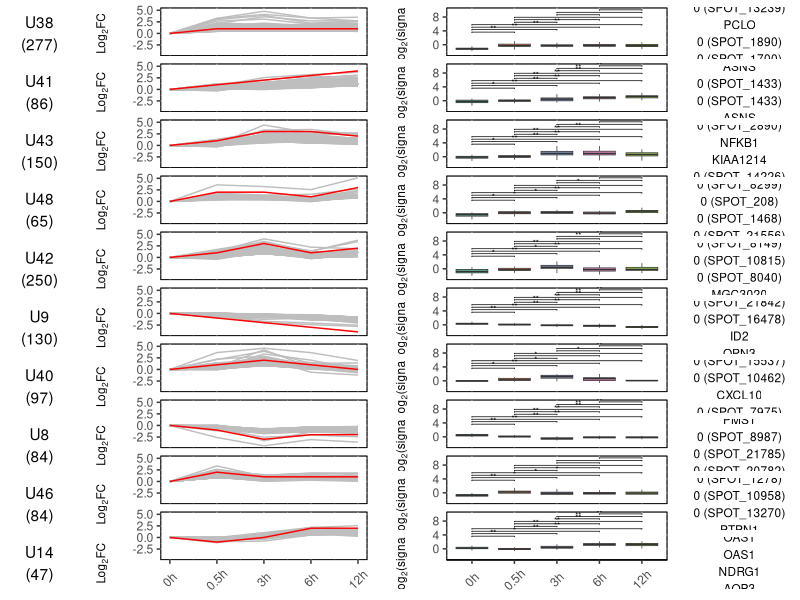

Write the R code that produced this figure.
## ---- chunk 1
knitr::opts_chunk$set(echo = TRUE)
# 设置knitr的全局代码块选项 / Set global chunk options for knitr
## ---- chunk 2
# 加载数据读取包（提供更高效的read_csv等函数）
# Load the data reading package (provides more efficient functions like read_csv)
library(readr)

# 加载数据操作包（提供dplyr语法进行数据清洗和转换）
# Load the data manipulation package (provides dplyr syntax for data cleaning and transformation)
library(dplyr)

# 加载数据可视化包（基于图层语法的绘图系统）
# Load the data visualization package (plotting system based on the grammar of graphics)
library(ggplot2)

# 加载字符串处理包（提供字符串操作函数如str_split、str_detect等）
# Load the string processing package (provides string operation functions like str_split, str_detect, etc.)
library(stringr)

# 加载管道操作符包（提供%>%管道符号简化代码流程）
# Load the pipeline operator package (provides the %>% pipeline symbol to simplify code flow)
library(magrittr)

# 加载函数式编程包（提供map等函数处理迭代任务）
# Load the functional programming package (provides functions like map for handling iterative tasks)
library(purrr)

# 加载数据整理包（提供tidyr语法进行数据重塑和整理）
# Load the data tidying package (provides tidyr syntax for data reshaping and tidying)
library(tidyr)

# 加载数据框包（提供增强的tibble数据框类型）
# Load the data frame package (provides the enhanced tibble data frame type)
library(tibble)

# 加载ggplot扩展包（提供ggplot2的增强功能如多图拼接）
# Load the ggplot extension package (provides enhanced functions for ggplot2 like multi-plot拼接)
library(ggpubr)

# 加载颜色 brewer 包（提供专业配色方案如Set1、Paired等）
# Load the Color Brewer package (provides professional color schemes like Set1, Paired, etc.)
library(RColorBrewer)

# 加载高质量图形渲染包（支持PDF/PNG等格式的抗锯齿图形输出）
# Load the high-quality graphics rendering package (supports anti-aliased graphics output in PDF/PNG formats)
library(Cairo)

# 加载图形系统包（提供底层图形渲染支持）
# Load the graphics system package (provides low-level graphics rendering support)
# 注：通常ggplot2会自动依赖grid包，此处显式加载可确保兼容性
# Note: ggplot2 usually depends on the grid package automatically, but explicit loading here ensures compatibility
library(grid)

# 设置系统环境变量：显示英文报错信息（便于搜索国际社区解决方案）
# Set system environment variable: display English error messages (facilitates searching for solutions in international communities)
Sys.setenv(LANGUAGE = "en") 

# 配置全局选项：禁止将字符型向量自动转换为因子（避免数据类型隐式转换问题）
# Configure global options: prevent automatic conversion of character vectors to factors (avoids implicit data type conversion issues)
options(stringsAsFactors = FALSE)
## ---- chunk 3
# ----------------------
# 基因表达数据读取（Gene expression data reading）
# ----------------------
# 读取第一个重复样本的表达数据
# Read the expression data of the first replicate sample
# 参数说明（Parameter description）：
# - "g27_1.txt"：输入文件路径（Input file path）
# - check.names = F：禁止自动修正列名（如保留特殊字符）（Prevent automatic correction of column names, e.g., retain special characters）
# - row.names = 1：指定第一列为行名（Set the first column as row names）
# - colClasses = c("SPOT" = "character")：强制将"SPOT"列解析为字符型（Force parse the "SPOT" column as character type）
exp_rep1 <- read.delim("g27_1.txt", check.names = F, row.names = 1,
                       colClasses = c("SPOT" = "character"))
head(exp_rep1)  # 查看数据前6行（View the first 6 rows of the data）

# 读取第二个重复样本的表达数据（逻辑同上）
# Read the expression data of the second replicate sample (same logic as above)
exp_rep2 <- read.delim("g27_2.txt", check.names = F, row.names = 1,
                       colClasses = c("SPOT" = "character"))


# ----------------------
# 提取时间点信息（Extract time point information）
# ----------------------
# 从第一个样本的列名中提取时间点（排除第一列"SPOT"）
# Extract time points from the column names of the first sample (exclude the first column "SPOT")
# colnames(exp_rep1)[2:ncol(exp_rep1)]：选取第2列到最后一列的列名（Select column names from column 2 to the last column）
tp <- colnames(exp_rep1)[2:ncol(exp_rep1)]


# ----------------------
# 读取元数据表格（Read metadata tables）
# ----------------------
# 读取样本信息表（如样本分组、处理条件等）
# Read the sample information table (e.g., sample groups, treatment conditions, etc.)
profiletable <- read.delim("defaultsGuilleminSample_profiletable.txt", check.names = F)
head(profiletable)  # 查看样本信息表前6行（View the first 6 rows of the sample information table）

# 读取基因信息表（如基因注释、分类等）
# Read the gene information table (e.g., gene annotations, classifications, etc.)
genetable <- read.delim("defaultsGuilleminSample_genetable.txt", check.names = F)
# 重命名基因信息表的列名（从第4列开始）为时间点序号
# Rename the column names of the gene information table (from column 4 onwards) as time point sequence numbers
# as.character(seq(1:length(tp) - 1))：生成从1到（时间点数量-1）的字符型序列
# 注：假设时间点数量为length(tp)，此处减1可能与数据结构相关，需根据实际数据验证逻辑
# Note: Assuming the number of time points is length(tp), subtracting 1 here may be related to the data structure and needs to be validated against the actual data
colnames(genetable)[4:ncol(genetable)] <- as.character(seq(1:length(tp) - 1))
head(genetable)  # 查看基因信息表前6行（View the first 6 rows of the gene information table）
dim(genetable)   # 查看基因信息表的维度（行数和列数）（View the dimensions (number of rows and columns) of the gene information table）
## ---- chunk 4
# ----------------------
# 合并重复样本数据（Merge replicate sample data）
# ----------------------
# 说明：将两次重复的表达数据按行合并，后续用于计算中位数
# Note: Row-wise merge of two replicate expression datasets for subsequent median calculation
exp_all <- rbind(exp_rep1, exp_rep2)

# 重命名表达数据的列名（从第2列开始）为时间点序号
# Rename column names of the expression data (from column 2 onwards) as time point sequence numbers
# 注：假设时间点数量为length(tp)，此处减1需根据实际数据验证（可能排除某列）
# Note: Subtraction of 1 here needs verification with actual data (may exclude a column)
colnames(exp_all)[2:ncol(exp_all)] <- as.character(seq(1:length(tp) - 1))


# ----------------------
# 提取共同基因符号（Extract common gene symbols）
# ----------------------
# 筛选同时存在于基因表和表达数据中的基因符号
# Filter gene symbols present in both the gene table and expression data
# base::intersect：取两个向量的交集（避免dplyr包函数同名冲突）
# base::intersect: Take the intersection of two vectors (avoids dplyr package function name conflicts)
GeneSymbolp <- base::intersect(genetable$`Gene Symbol`, exp_all$`Gene Symbol`)
length(GeneSymbolp)  # 查看共有基因数量（Check the number of common genes）


# ----------------------
# 过滤并聚合表达数据（Filter and aggregate expression data）
# ----------------------
# 仅保留在共有基因列表中的记录
# Keep only records in the common gene list
exp_all <- exp_all[exp_all$`Gene Symbol` %in% GeneSymbolp, ]

# 按基因符号分组，对每个基因的多个SPOT值取中位数（处理重复SPOT）
# Group by gene symbol and take the median of expression values for multiple SPOTs per gene (handle duplicate SPOTs)
# aggregate(.~`Gene Symbol`, ...)：按"Gene Symbol"分组，对所有数值列应用中位数函数
# aggregate(.~`Gene Symbol`, ...): Group by "Gene Symbol" and apply the median function to all numeric columns
exp_all <- aggregate(.~`Gene Symbol`, exp_all, median)
dim(exp_all)  # 查看聚合后数据维度（Check dimensions after aggregation）
head(exp_all)  # 查看前6行数据（View the first 6 rows of data）


# ----------------------
# 关联基因所属的Profile信息（Associate gene profile information）
# ----------------------
# 从基因表中提取"Gene Symbol"和"Profile"列，与表达数据右连接
# Extract "Gene Symbol" and "Profile" columns from the gene table and right-join with expression data
# right_join：以表达数据（exp_all）为基准，保留所有记录，匹配对应的Profile
# right_join: Use expression data (exp_all) as the benchmark to retain all records and match corresponding Profiles
exp_all.pro <- genetable %>% 
  select(`Gene Symbol`, Profile) %>%  # 选取需要的列（Select required columns）
  right_join(exp_all, by = "Gene Symbol")  # 按基因符号连接（Join by gene symbol）
head(exp_all.pro)  # 查看合并后数据前6行（View the first 6 rows of merged data）
dim(exp_all.pro)  # 查看合并后数据维度（Check dimensions of merged data）
## ---- chunk 5
# 处理profiletable数据，将Profile Model列按逗号分隔为多列
# Process the profiletable data by splitting the Profile Model column into multiple columns by commas
# 参数说明:
#   col = `Profile Model`: 要分割的列名
#   into = as.character(seq(1:length(tp) - 1)): 分割后的新列名，使用时间点序号
#   sep = ",": 使用逗号作为分隔符
#   convert = TRUE: 尝试将分割后的值转换为合适的数据类型
# Parameter description:
#   col = `Profile Model`: The column to split
#   into = as.character(seq(1:length(tp) - 1)): Names for the new columns after splitting, using time point indices
#   sep = ",": Use comma as the delimiter
#   convert = TRUE: Attempt to convert the split values to appropriate data types
profiletable %<>% separate(col = `Profile Model`, 
                          into = as.character(seq(1:length(tp) - 1)), 
                          sep = ",", convert = TRUE) %>% 
  # 选择需要保留的列，并重命名Profile ID列为Profile
  # Select the columns to keep and rename the Profile ID column to Profile
  select(Profile = `Profile ID`, 
         `Cluster (-1 non-significant)`, 
         `# Genes Assigned`, 
         `p-value`, 
         as.character(seq(1:length(tp) - 1)))

head(profiletable)  
## ---- chunk 6
# 定义一个函数，进行宽转长，并改变变量类型为数字
# Define a function to convert wide-format data to long-format and convert variables to numeric
myfun <- function(df) {
  df %<>% gather(key = "x", value = "y", as.character(seq(1:length(tp) - 1))) %>% 
    # 将时间点列（宽格式）转换为长格式，生成x(时间点)和y(表达量)两列
    # Convert time point columns (wide format) to long format, creating two columns: x(time point) and y(expression value)
    mutate(x1 = as.numeric(x)) %>% select(-x) %>% rename(x = x1)
    # 将时间点从字符型转换为数值型
    # Convert time points from character to numeric type
  return(df)
}

# 提取显著性分析相关的列
# Extract columns related to significance analysis
sig_num <- profiletable %>% select(Profile, `Cluster (-1 non-significant)`, `# Genes Assigned`, `p-value`)

# 处理profiletable数据：移除聚类信息列，按Profile分组并嵌套数据
# Process profiletable data: Remove clustering information columns, group by Profile, and nest the data
profiletable %<>% select(- `Cluster (-1 non-significant)`, -`# Genes Assigned`, -`p-value`) %>% 
  group_by(Profile) %>% nest() 
# 对每个Profile应用myfun函数进行宽转长
# Apply the myfun function to each Profile to convert from wide to long format
profiletable$red <- map(profiletable$data, myfun)
profiletable %<>% ##
  select(Profile, red) %>% 
  # 与显著性数据左连接
  # Left join with significance data
  left_join(sig_num, by = "Profile")

# 处理genetable数据：按Profile分组并嵌套
# Process genetable data: Group by Profile and nest
genetable %<>% ##
  group_by(Profile) %>% nest()
# 对每个Profile应用myfun函数进行宽转长
# Apply the myfun function to each Profile to convert from wide to long format
genetable$grey <- map(genetable$data, myfun)
genetable %<>% select(Profile, grey) 

# 处理exp_all.pro数据：按Profile分组并嵌套
# Process exp_all.pro data: Group by Profile and nest
exp_all.pro %<>% ##
  group_by(Profile) %>% nest()
# 对每个Profile应用myfun函数进行宽转长
# Apply the myfun function to each Profile to convert from wide to long format
exp_all.pro$box <- map(exp_all.pro$data, myfun)
exp_all.pro %<>%  select(Profile, box)
## ---- chunk 7
# 合并三个数据集：genetable, profiletable和exp_all.pro
# Merge three datasets: genetable, profiletable, and exp_all.pro
# 按Profile列进行左连接，保留所有Profile信息
# Left join by Profile column to retain all Profile information
nest <- genetable %>% 
  left_join(profiletable, by = "Profile") %>% 
  left_join(exp_all.pro, by = "Profile") %>%
  # 按聚类信息排序（-1表示非显著聚类，从小到大排列）
  # Sort by cluster information (-1 indicates non-significant clusters, sort ascending)
  arrange(`Cluster (-1 non-significant)`) 

# 将`Profile`变量转变成因子，以便分面后一一对应
# Convert the `Profile` variable to a factor for proper facetting
Profile <- nest$Profile %>% as.character()
Profile_2 <- as.factor(Profile)
# 设置因子水平与原始顺序一致
# Set factor levels to match the original order
levels(Profile_2) <- Profile
# 将排序后的因子重新赋值给nest数据框
# Assign the sorted factor back to the nest dataframe
nest$Profile <- Profile_2 %>% sort() 
## ---- chunk 8
# 筛选出显著聚类的Profile（排除Cluster值为-1的非显著Profile）
# Filter significant profiles (exclude non-significant profiles with Cluster value -1)
nest_part <- nest[nest$`Cluster (-1 non-significant)` != (-1),]
nrow(nest_part)  # 查看筛选后的Profile数量

# 或者，你还可以自己指定画哪几个profile
# Alternatively, you can manually specify which profiles to plot
# myprofile <- c("38", "43", "41", "42", "48")
# nest_part <- nest[nest$Profile %in% myprofile,]
## ---- chunk 9
# 创建基因表达模式可视化图表
# Create visualization plot for gene expression patterns
plot_line <- 
  ggplot(data = nest_part %>% select(Profile, grey, `# Genes Assigned`) %>% unnest()) + 
  # 绘制所有基因的表达趋势（灰色线条）
  # Plot expression trends for all genes (grey lines)
  geom_line(aes(x = x, y = y, group = `Gene Symbol`), color = "grey") + 
  # 绘制每个Profile的中位表达模式（红色线条）
  # Plot median expression pattern for each profile (red line)
  geom_line(data = nest_part %>% select(Profile, red, `# Genes Assigned`) %>% unnest(), 
            aes(x = x, y = y), color = "red") + 
  # 按Profile分面展示
  # Facet plots by Profile
  facet_grid(rows = vars(Profile)) + 
  # 设置x轴刻度标签为实际时间点
  # Set x-axis tick labels to actual time points
  scale_x_continuous(breaks = seq(1:length(tp) - 1), 
                     labels = tp) + 

  # 自定义图表主题
  # Customize plot theme
theme(
    panel.background = element_rect(fill = "white", color = "black"),  # 白色背景，黑色边框 / White background with black border
    axis.title = element_blank(),  # 隐藏坐标轴标题 / Hide axis titles
    axis.text.x = element_text(angle = 45, hjust = .5, vjust = .5),  # 调整x轴标签角度为45度并居中对齐 / Rotate x-axis labels by 45 degrees and center-align
    strip.background = element_blank(),  # 隐藏分面标题背景 / Hide facet title background
    strip.text = element_blank(),  # 隐藏分面标题 / Hide facet titles
    axis.line = element_blank(),  # 隐藏坐标轴线条 / Hide axis lines
    panel.border = element_rect(linetype = "solid", color = "black", fill = NA)  # 添加面板黑色实线边框 / Add solid black border around panels
  ) 

# plot_line  # 取消注释以显示图表 / Uncomment to display the plot
## ---- chunk 10
# 自定义差异性分析的时间点比较组合
# Define time point comparisons for differential analysis
# 如果有超过5个时间点，可按排列组合规律继续添加
# Extend this list following combination rules if there are >5 time points
compaired <- list(
  c("1", "2"), c("1", "3"), c("1", "4"), c("1", "5"),
  c("2", "3"), c("2", "4"), c("2", "5"),
  c("3", "4"), c("3", "5"),
  c("4", "5")
)

# 准备箱线图数据
# Prepare data for boxplot visualization
nest_part_new <- nest_part
nest_part_new %<>% select(Profile, box) %>% unnest() 
x2 <- as.character(nest_part_new$x) %>% as.factor()
levels(x2) <- seq(1:length(tp) - 1)
nest_part_new$x2 <- x2

# 创建基因表达箱线图
# Create boxplot for gene expression across time points
plot_box <- 
  nest_part_new %>% 
  ggplot(aes(x = x2, y = y, fill = x2, group = x2)) + 
  # 绘制箱线图，设置箱体大小和隐藏异常点
  # Draw boxplots, set box size and hide outliers
  geom_boxplot(size = 0.25, 
               outlier.color = NA, # 隐去箱线图上的异常点
               # 或者用下面这行设置离群值点大小和颜色
               # outlier.size = 1, outlier.color = "grey", 
               show.legend = FALSE) + 
  
  # 标注差异显著性
  # Add statistical significance annotations
  # 默认使用wilcox.test，可通过method参数修改统计检验方法
  # Defaults to wilcox.test, modify with method = parameter
  stat_compare_means(comparisons = compaired,
                     bracket.size = 0.25, size = 2,
                     label = "p.signif", hide.ns = TRUE, 
                     symnum.args = list(
                       cutpoints = c(0, 0.001, 0.05, 1), 
                       symbols = c("**", "*", " "))) + 
  
  # 按Profile分面展示
  # Facet by Profile
  facet_grid(rows = vars(Profile)) + 
  # 设置x轴刻度标签为实际时间点
  # Set x-axis tick labels to actual time points
  scale_x_discrete(breaks = seq(1:length(tp) - 1), 
                   labels = tp) + 
  # 使用Set2配色方案
  # Apply Set2 color palette
  scale_fill_brewer(palette = "Set2") + 
  # 自定义图表主题
  # Customize plot theme
  theme(
    panel.background = element_rect(fill = "white", color = "black"),
    axis.title = element_blank(), 
    axis.text.x = element_text(angle = 45, hjust = .5, vjust = .5),
    axis.line.x.bottom = element_line(color = "black"), # 调整x轴线条
    strip.background = element_blank(),
    strip.text = element_blank(),
    axis.line = element_blank(),
    panel.border = element_rect(linetype = "solid", color = "black", fill = NA)
  ) 

# plot_box  # 取消注释以显示图表
## ---- chunk 11
# 创建显示Profile编号和基因数量的文本图表
# Create text plot showing Profile ID and number of genes
plot_text_1 <- 
  nest_part %>% select(Profile, `# Genes Assigned`) %>% unnest() %>% 
  # 添加固定的x和y坐标列（所有行都为1）
  # Add fixed x and y coordinates (all rows set to 1)
  add_column(., x = rep(1, nrow(.))) %>% 
  add_column(., y = rep(1, nrow(.))) %>% 
  ggplot() + 
  # 使用geom_text在固定位置显示Profile编号和基因数量
  # Use geom_text to display Profile ID and gene count at fixed position
  geom_text(mapping = aes(x = x, y = x, 
                          label = paste0("U", Profile, "\n(", `# Genes Assigned`, ")"))) + 
  facet_grid(rows = vars(Profile)) + 
  # 隐藏所有图表元素，只保留文本
  # Hide all plot elements except text
  theme(panel.background = element_blank(),
        axis.title = element_blank(), 
        axis.text = element_blank(),
        axis.ticks = element_blank(),
        strip.background = element_blank(),
        strip.text = element_blank()) 

#plot_text_1  # 取消注释以显示图表

# 创建折线图的y轴标题图表
# Create y-axis title plot for line chart
plot_text_2 <- nest_part %>% select(Profile, `# Genes Assigned`) %>% unnest() %>% 
  add_column(., x = rep(1, nrow(.))) %>% 
  add_column(., y = rep(1, nrow(.))) %>% 
  ggplot() + 
  # 显示Log2FC作为y轴标题（旋转90度）
  # Display Log2FC as y-axis title (rotated 90 degrees)
  geom_text(mapping = aes(x = x, y = x), 
            size = 3, 
            label = expression('Log'[2]*'FC'), angle = 90) + 
  facet_grid(rows = vars(Profile)) + 
  theme(panel.background = element_blank(),
        axis.title = element_blank(), 
        axis.text = element_blank(),
        axis.ticks = element_blank(),
        strip.background = element_blank(),
        strip.text = element_blank()) 

#plot_text_2  # 取消注释以显示图表

# 创建箱线图的y轴标题图表
# Create y-axis title plot for boxplot
plot_text_3 <- nest_part %>% select(Profile, `# Genes Assigned`) %>% unnest() %>% 
  add_column(., x = rep(1, nrow(.))) %>% 
  add_column(., y = rep(1, nrow(.))) %>% 
  ggplot() + 
  # 显示Log2(signal)作为y轴标题（旋转90度）
  # Display Log2(signal) as y-axis title (rotated 90 degrees)
  geom_text(mapping = aes(x = x, y = x), 
            size = 3,
            label = expression('Log'[2]*'(signal)'), angle = 90) + 
  facet_grid(rows = vars(Profile)) + 
  theme(panel.background = element_blank(),
        axis.title = element_blank(), 
        axis.text = element_blank(),
        axis.ticks = element_blank(),
        strip.background = element_blank(),
        strip.text = element_blank()) 

#plot_text_3  

## ---- chunk 12
# 自定义基因筛选函数 - 随机从每个Profile中选择4个基因
# Custom gene filtering function - randomly select 4 genes from each profile
myfilter <- function(df) {
  Gene_four <- df$`Gene Symbol` %>% unique() %>%
    sample(size = 4, replace = TRUE) %>%  # 从唯一基因符号中随机抽样4个，允许重复 / Randomly sample 4 unique gene symbols with replacement
    paste0(collapse = "\n")  # 将4个基因名用换行符拼接成字符串 / Concatenate with line breaks
  return(Gene_four)  # 返回拼接后的基因名字符串 / Return concatenated string
}

# 对每个Profile应用基因筛选函数
# Apply gene filtering function to each profile
Gene_part <- nest_part %>% select(Profile, grey)  # 选取Profile列和基因表达数据列 / Select Profile and gene expression data
Gene_part$Gene_four <- map(Gene_part$grey, myfilter)  # 对每个Profile的基因数据应用筛选函数 / Apply filter to each profile
Gene_part %<>% select(Profile, Gene_four) %>% unnest()  # 提取结果并展开数据框 / Extract and unnest results

# 创建显示随机筛选基因名称的文本图表
# Create text plot with randomly selected gene names
plot_text_4 <- Gene_part %>% 
  add_column(., x = rep(1, nrow(.))) %>%  # 添加固定x坐标列（全为1） / Add fixed x-coordinate column
  add_column(., y = rep(1, nrow(.))) %>%  # 添加固定y坐标列（全为1） / Add fixed y-coordinate column
  ggplot() + 
  geom_text(mapping = aes(x = x, y = y, label = Gene_four),  # 在固定位置显示基因名 / Display genes at fixed coordinates
            size = 3) +  # 字体大小 / Font size
  facet_grid(rows = vars(Profile)) +  # 按Profile分面排列 / Facet by Profile
  theme(panel.background = element_blank(),  # 移除面板背景 / Remove panel background
        axis.title = element_blank(),  # 隐藏坐标轴标题 / Hide axis titles
        axis.text = element_blank(),  # 隐藏坐标轴刻度标签 / Hide axis labels
        axis.ticks = element_blank(),  # 隐藏坐标轴刻度线 / Hide axis ticks
        strip.background = element_blank(),  # 移除分面背景 / Remove facet background
        strip.text = element_blank())  # 隐藏分面标题 / Hide facet titles

#plot_text_4  
## ---- chunk 13
# 使用CairoPDF设备创建高质量PDF输出
# Create high-quality PDF output using CairoPDF device
CairoPDF(file = "STEMbox.pdf", width = 6, height = 14)

# 创建新的绘图页面
# Create a new plotting page
grid.newpage() 

# 定义1行6列的网格布局，设置各列宽度比例
# Define a 1x6 grid layout with column width ratios
layout_1 <- grid.layout(nrow = 1, ncol = 6, 
                        widths = c(0.3, 0.2, 1, 0.2, 1, 0.5)) 

# 应用定义的布局
# Apply the defined layout
pushViewport(viewport(layout = layout_1)) 

# 将各个子图按布局排列并打印
# Arrange and print each subplot according to the layout
print(plot_text_1, vp = viewport(layout.pos.col = 1))  # 显示Profile编号和基因数量标签 / Display Profile IDs and gene count labels
print(plot_text_2, vp = viewport(layout.pos.col = 2))  # 显示折线图y轴标题 / Display line plot y-axis title
print(plot_line, vp = viewport(layout.pos.col = 3))    # 显示基因表达趋势折线图 / Display gene expression trend line plot
print(plot_text_3, vp = viewport(layout.pos.col = 4))  # 显示箱线图y轴标题 / Display box plot y-axis title
print(plot_box, vp = viewport(layout.pos.col = 5))     # 显示基因表达箱线图 / Display gene expression box plot
print(plot_text_4, vp = viewport(layout.pos.col = 6))  # 显示随机选择的基因名称（可选） / Display randomly selected gene names (optional)

# 关闭PDF设备，完成绘图
# Close the PDF device to finalize the plot
dev.off()
## ---- chunk 14
sessionInfo()
